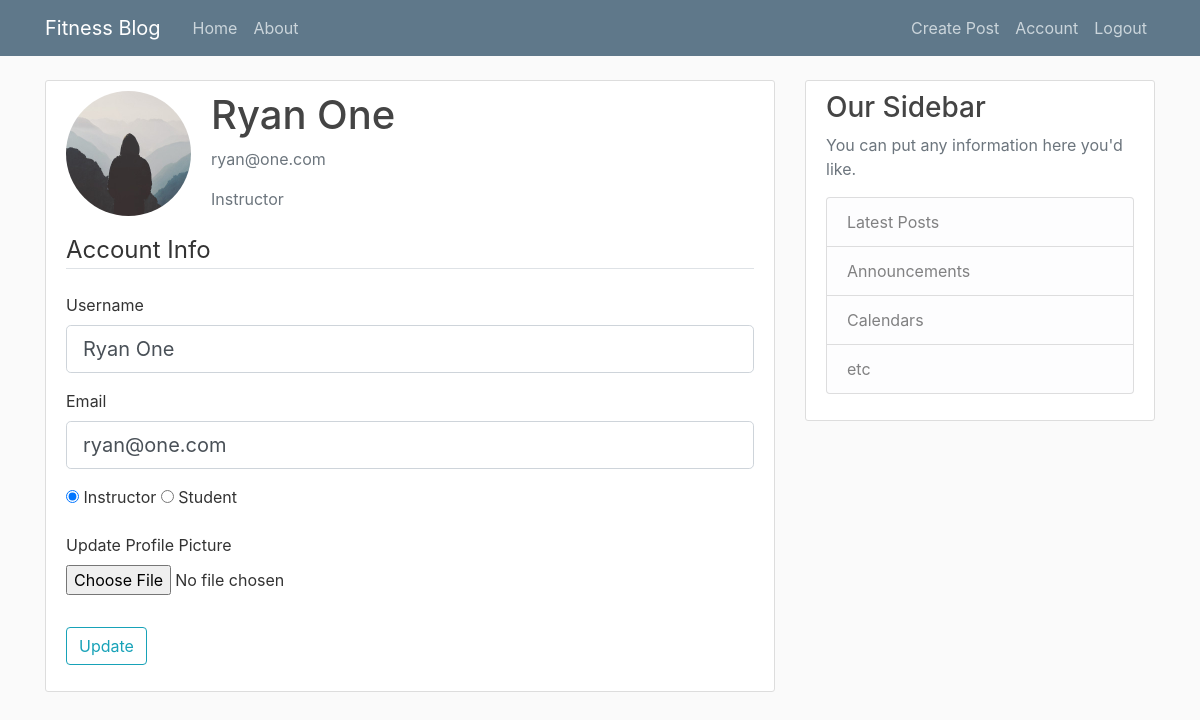
Page /account (signed in) on the committed database.
### fitnessblog/models.py (models this page shows, shortened)
class User(db.Model, UserMixin):
    id = db.Column(db.Integer, primary_key=True)
    username = db.Column(db.String(20), unique=True, nullable=False)
    email = db.Column(db.String(120), unique=True, nullable=False)
    profile_type = db.Column(db.String(20), nullable=False)
    image_file = db.Column(db.String(20), nullable=False, default="default.jpg")
    password = db.Column(db.String(60), nullable=False)
    posts = db.relationship("Post", backref="author", lazy=True)

### fitnessblog/users/routes.py (the view)
@users.route("/account", methods=["GET", "POST"])
@login_required
def account():
    form = UpdateAccountForm()
    if form.validate_on_submit():
        if form.picture.data:
            picture_file = save_picture(form.picture.data)
            current_user.image_file = picture_file
        current_user.username = form.username.data
        current_user.email = form.email.data
        current_user.profile_type = form.profile_type.data
        db.session.commit()
        flash("Your account has been updated!", "success")
        return redirect(url_for("users.account"))
    elif request.method == "GET":
        form.username.data = current_user.username
        form.email.data = current_user.email
        form.profile_type.data = current_user.profile_type
    image_file = url_for("static", filename="profile_pics/" + current_user.image_file)
    return render_template(
        "account.html", title="Account", image_file=image_file, form=form
    )

### fitnessblog/users/forms.py (shortened to what this page needs)
class UpdateAccountForm(FlaskForm):
    username = StringField(
        "Username", validators=[DataRequired(), Length(min=2, max=20)]
    )
    email = StringField("Email", validators=[DataRequired(), Email()])
    picture = FileField(
        "Update Profile Picture", validators=[FileAllowed(["jpg", "png"])]
    )
    profile_type = RadioField(
        "Profile Type", choices=[("instructor", "Instructor"), ("student", "Student"),]
    )
    submit = SubmitField("Update")

### fitnessblog/models.py (called while the page is built)
@login_manager.user_loader
def load_user(user_id):
    return User.query.get(int(user_id))

### fitnessblog/templates/account.html (shortened to what this page needs)
{% extends "layout.html" %}
{% block content %}
  <div class="content-section">
    <div class="media">
      <img class="rounded-circle account-img" src="{{ image_file }}">
      <div class="media-body">
        <h2 class="account-heading">{{ current_user.username }}</h2>
        <p class="text-secondary">{{ current_user.email }}</p>
        <p class="text-secondary">{{ current_user.profile_type.capitalize() }}</p>
      </div>
    </div>
      <form method="POST" action="" enctype="multipart/form-data">
        <fieldset class="form-group">
            <legend class="border-bottom mb-4">Account Info</legend>
            <div class="form-group">
              {{ form.username.label(class="form-control-label") }}
              {% if form.username.errors %}
                {{ form.username(class="form-control form-control-lg is-invalid") }}
                <div class="invalid-feedback">
                  {% for error in form.username.errors %}
                    <span>{{ error }}</span>
                  {% endfor %}
                </div>
              {% else %}
                {{ form.username(class="form-control form-control-lg") }}
              {% endif %}
            </div>
            <div class="form-group">
              {{ form.email.label(class="form-control-label") }}
              {% if form.email.errors %}
                {{ form.email(class="form-control form-control-lg is-invalid") }}
                <div class="invalid-feedback">
                  {% for error in form.email.errors %}
                    <span>{{ error }}</span>
                  {% endfor %}
                </div>
              {% else %}
                {{ form.email(class="form-control form-control-lg") }}
              {% endif %}
            </div>
            <div class="form-group">
              {% for subfield in form.profile_type %}
                <tr>
                  <td>{{ subfield }}</td>
                  <td>{{ subfield.label }}</td>
                </tr>
              {% endfor %}
            </div>
            <div class="form-group">
              {{ form.picture.label() }}
              {{ form.picture(class="form-control-file") }}
            </div>
        </fieldset>
        <div class="form-group">
          {{ form.submit(class="btn btn-outline-info") }}
        </div>
      </form>
  </div>
{% endblock content %}

### fitnessblog/static/main.css (style rules this page uses)
body { background: #fafafa; color: #333333; margin-top: 5rem; }
h1, h2, h3, h4, h5, h6 { color: #444444; }
.content-section { background: #ffffff; padding: 10px 20px; border: 1px solid #dddddd; border-radius: 3px; margin-bottom: 20px; }
.account-img { height: 125px; width: 125px; margin-right: 20px; margin-bottom: 16px; }
.account-heading { font-size: 2.5rem; }

### rows in the picture
User: username "Ryan One", email "ryan@one.com", profile_type "Instructor"

### other values in the picture
{{ subfield.label }} "Instructor" "Student"
